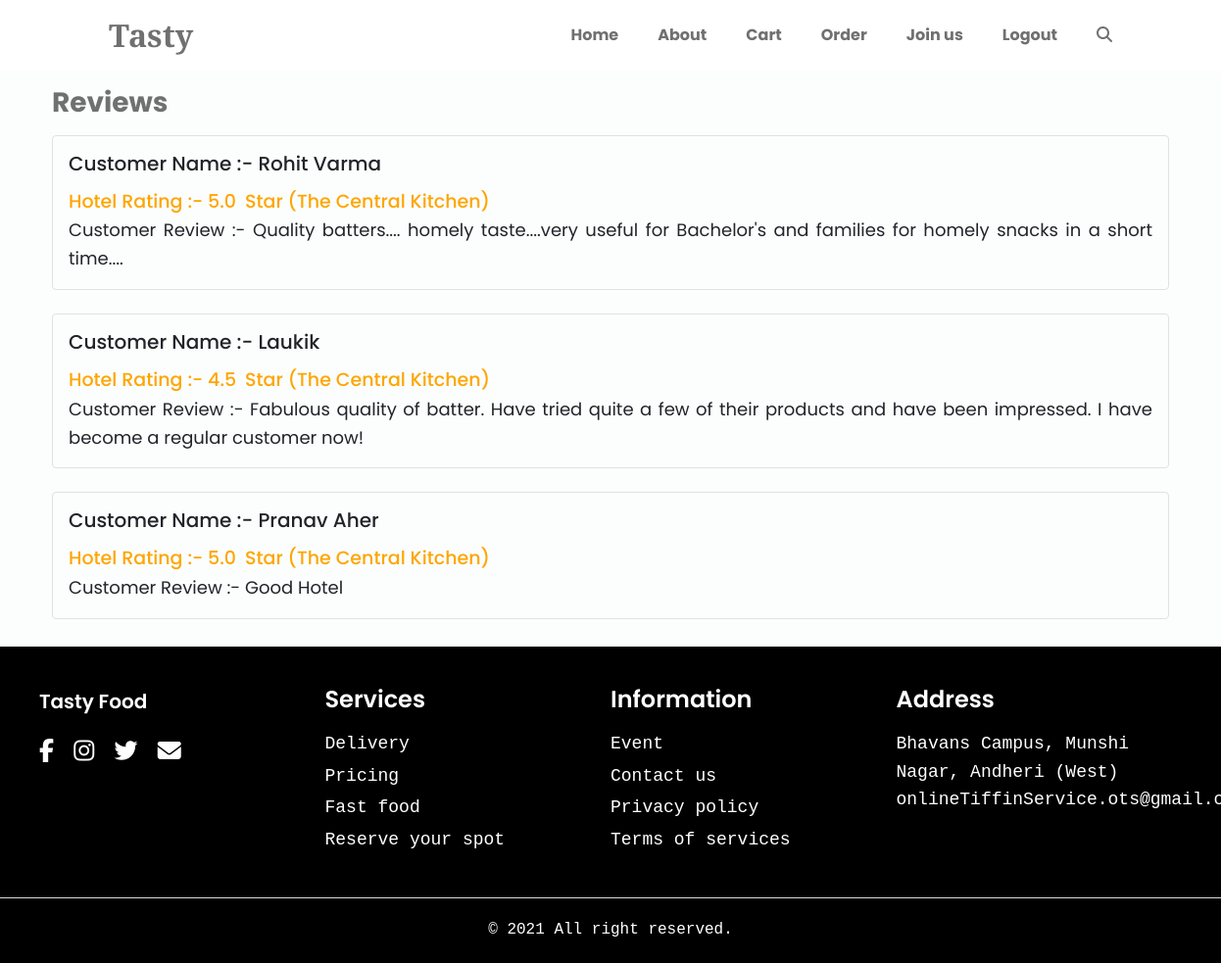
Page /hotel/hotel_feedback/ (signed in) on the earlier database version.
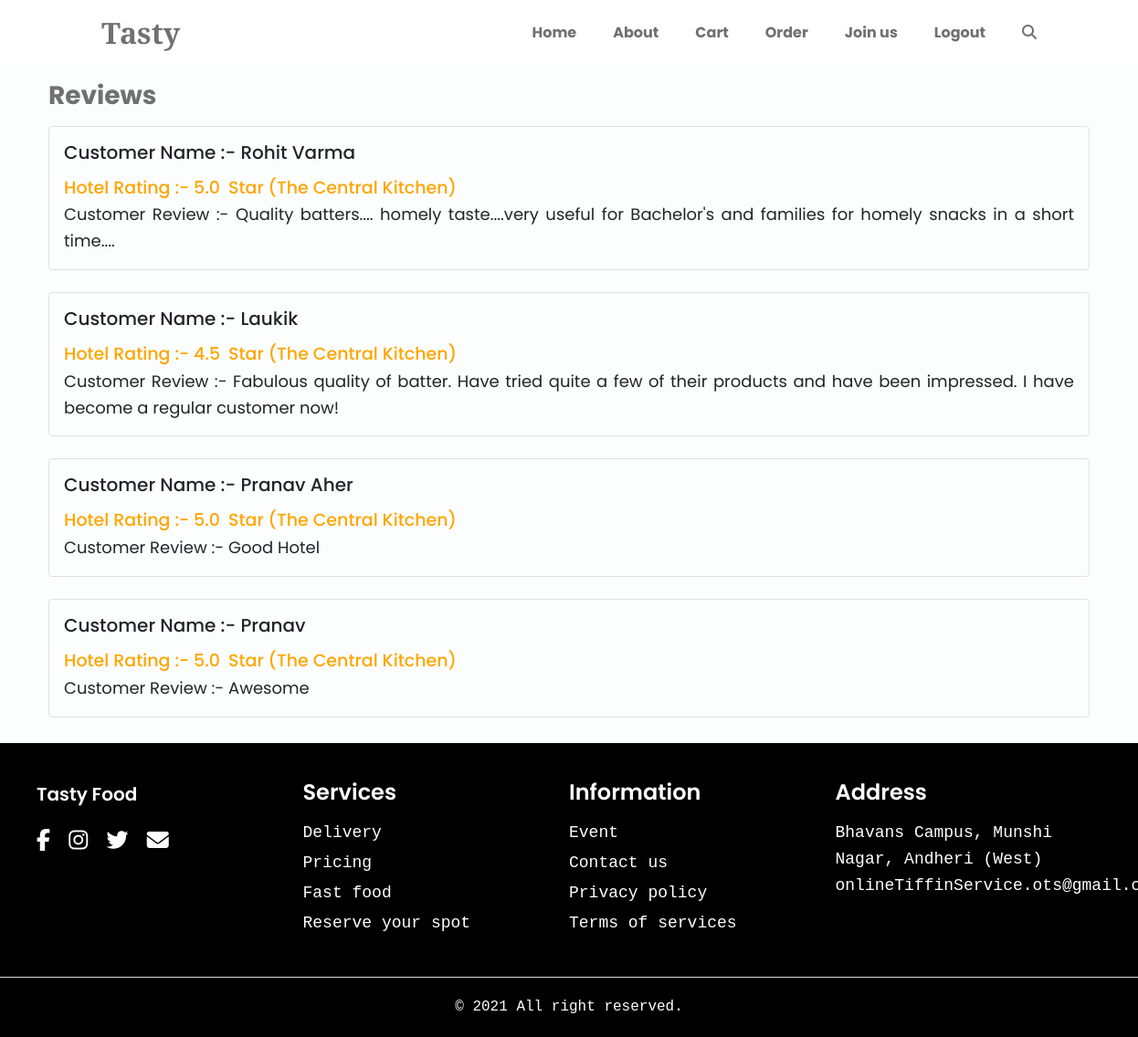
Same page on the later database version.
### food/models.py (models this page shows)
class Rating(models.Model):
    hotel = models.ForeignKey(Hotel, on_delete=models.CASCADE)
    user = models.ForeignKey(CustomUser, on_delete=models.CASCADE)
    rating = models.FloatField()
    review = models.TextField()
    is_verified = models.BooleanField(default=True)

### CustomUser/models.py (models this page shows, shortened)
class CustomUser(AbstractUser):
    name = models.CharField(max_length=50)
    email = models.EmailField(max_length=200, unique=True)
    number = models.IntegerField()
    city = models.CharField(max_length=100, default='', null=False, blank=False)
    auth_token = models.CharField(max_length=100)
    is_admin = models.BooleanField(default=False)
    is_staff = models.BooleanField(default=False)
    is_active = models.BooleanField(default=True)
    is_superuser = models.BooleanField(default=False)
    is_verified = models.BooleanField(default=False)
    objects = CustomUserManager()
    username = None
    first_name = None
    last_name = None
    groups = None
    user_permissions = None
    last_login = None
    USERNAME_FIELD = 'email'
    REQUIRED_FIELDS = ['name', 'number']

### hotel_register/models.py (models this page shows, shortened)
class Hotel(models.Model):
    name = models.CharField(max_length=50)
    registation_form = models.ForeignKey(Hotel_Form, on_delete=models.CASCADE)
    address = models.CharField(max_length=1000)
    city = models.CharField(max_length=100)
    pincode = models.IntegerField()
    image = models.ImageField(upload_to="hotel_image")
    hotel_number = models.IntegerField()
    hotel_email = models.CharField(max_length=50)
    shop_license_number = models.IntegerField(blank=True, null=True)
    fssai_number = models.IntegerField(blank=True, null=True)
    fssai_image = models.FileField(upload_to = "fssai", blank=True, null=True)

### hotel_register/views.py (the view)
# urls.py: path('hotel_feedback/', views.hotel_feedback, name="hotel_feedback"),
def hotel_feedback(request):
    hotel_form = Hotel_Form.objects.get(customer = request.user)
    hotels = Hotel.objects.filter(registation_form = hotel_form)
    feedback = []
    for hotel in hotels:
        reviews = Rating.objects.filter(hotel = hotel)
        for review in reviews:
            feedback.append(review)
    return render(request, 'hotel_register/hotel_rating.html', {"hotel_ratings" : feedback})

### hotel_register/templates/hotel_register/hotel_rating.html (shortened to what this page needs)
{% extends "food/base.html" %}
{% load static %}
{% load check %}
{% block style %}
    <link rel="stylesheet" href="{% static 'css/hotel_detail.css' %}">
{% endblock style %}
{% block content %}
<div class="container px-0 mt-4 py-5 pb-1">
    <div class="mx-0">
        <div class="row">
            <div class="col">
                <h3 class="fw-bold my-3">Reviews</h3>
                {% if hotel_ratings|length %}
                {% for hotel_rating in hotel_ratings %}
                <div class="border rounded mb-4">
                    <div class="p-3 text-dark under_border">
                        <h5 class="text-capitalize d-inline-block  mb-2">Customer Name :- {{hotel_rating.user.name}}
                        </h5>
                        <h6 class="text_orange mt-2 mb-1" style="font-size: 19px;">Hotel Rating :- {{hotel_rating.rating}} <span class="mx-1">Star ({{hotel_rating.hotel.name}})</span></h6>
                        <p class="text_grey mb-0" style="text-align: justify; font-size: 18px;">Customer Review :-
                            {{hotel_rating.review}}</p>
                    </div>
                </div>
                {% endfor %}
                {% else %}
                <h4 class="fw-bold text-danger">No Review Yet, Be the first to review</h4>
                {% endif %}
            </div>
        </div>
    </div>
</div>
{% endblock content %}

Differences in the rows shown:
added Rating: user.name "Pranav", rating "5.0", hotel.name "The Central Kitchen", review "Awesome"
